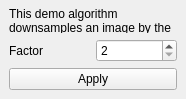
<?xml version="1.0" encoding="UTF-8"?>
<ui version="4.0">
 <class>UltraNerfTrainingController</class>
 <widget class="QWidget" name="UltraNerf_Training_Controller">
  <property name="geometry">
   <rect>
    <x>0</x>
    <y>0</y>
    <width>186</width>
    <height>99</height>
   </rect>
  </property>
  <property name="windowTitle">
   <string>Demo Algorithm</string>
  </property>
  <layout class="QGridLayout" name="gridLayout">
   <property name="leftMargin">
    <number>9</number>
   </property>
   <property name="topMargin">
    <number>9</number>
   </property>
   <property name="rightMargin">
    <number>9</number>
   </property>
   <property name="bottomMargin">
    <number>9</number>
   </property>
   <item row="1" column="1">
    <widget class="QSpinBox" name="spinBoxFactor">
     <property name="minimum">
      <number>2</number>
     </property>
     <property name="maximum">
      <number>4</number>
     </property>
     <property name="singleStep">
      <number>2</number>
     </property>
    </widget>
   </item>
   <item row="1" column="0">
    <widget class="QLabel" name="label">
     <property name="text">
      <string>Factor</string>
     </property>
    </widget>
   </item>
   <item row="2" column="0" colspan="2">
    <widget class="QPushButton" name="pushButtonApply">
     <property name="text">
      <string>Apply</string>
     </property>
    </widget>
   </item>
   <item row="0" column="0" colspan="2">
    <widget class="QLabel" name="label_2">
     <property name="text">
      <string>This demo algorithm downsamples an image by the specified factor</string>
     </property>
     <property name="wordWrap">
      <bool>true</bool>
     </property>
    </widget>
   </item>
  </layout>
 </widget>
 <resources/>
 <connections/>
</ui>
